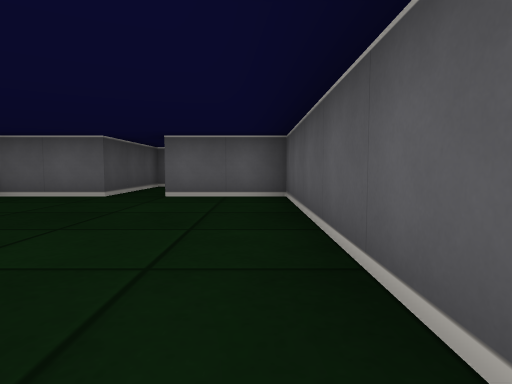
View 1 (above)

13 first-person views from a walk through a cub3D level. The camera is about half as high as the walls, tilts 4° down and sees 75° across. The floor is counted in squares. Each view is taken from the middle of a square. On the plan, view 1 faces up. The plan holds only what a view shows up to about 9 squares ahead; the rest is blank.

View 2
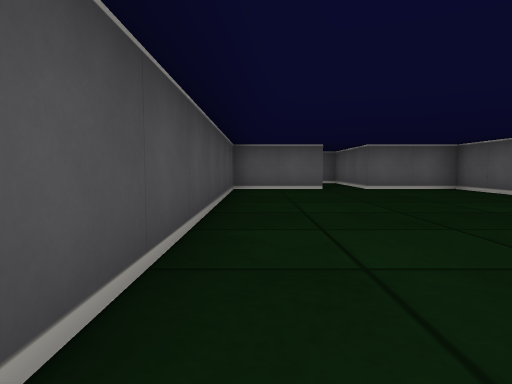

View 3
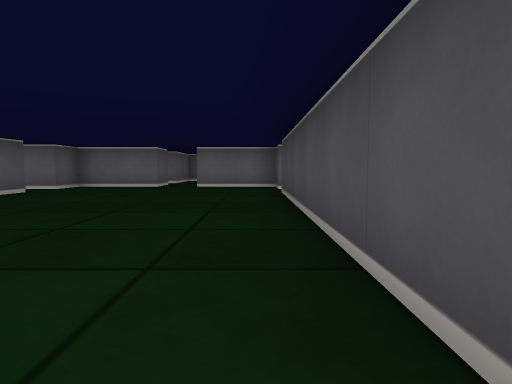

View 4
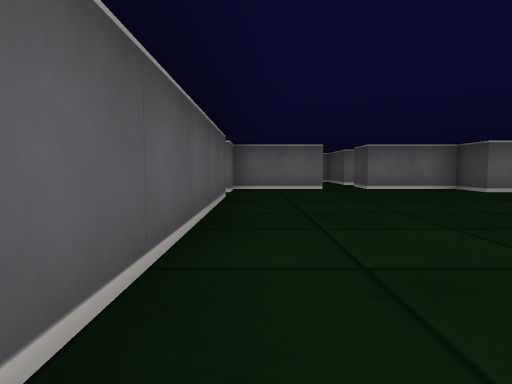

View 5
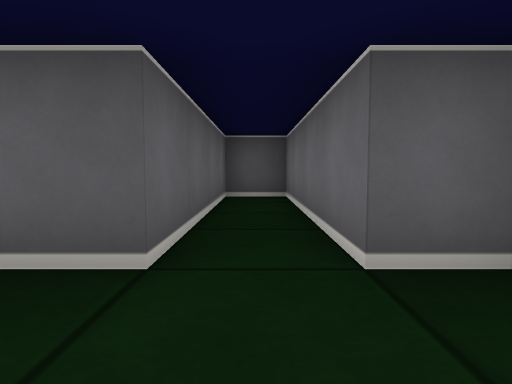

View 6
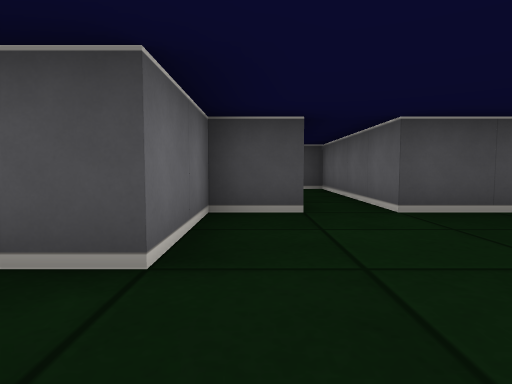

View 7
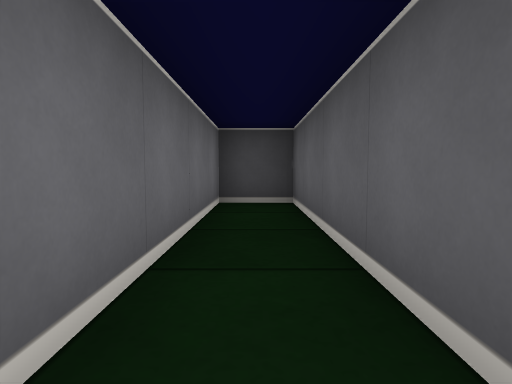

View 8
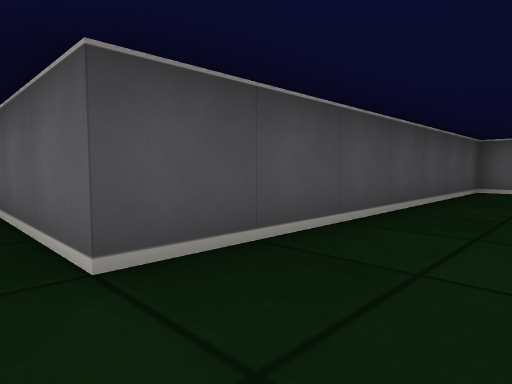

View 9
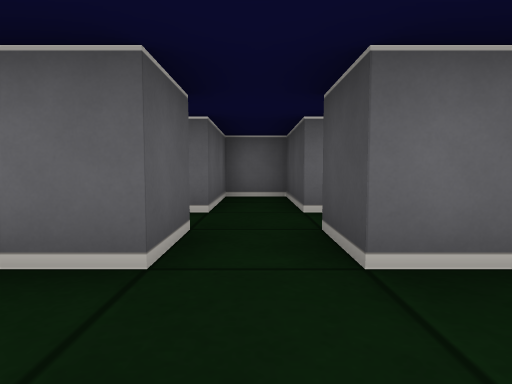

View 10
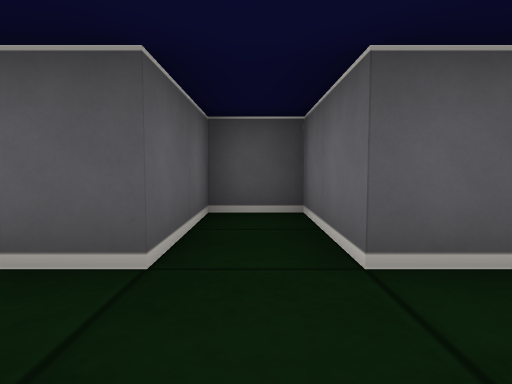

View 11
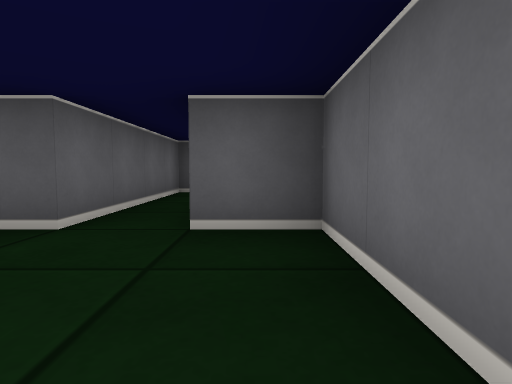

View 12
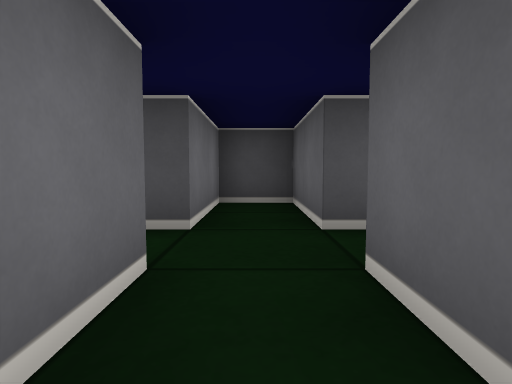

View 13
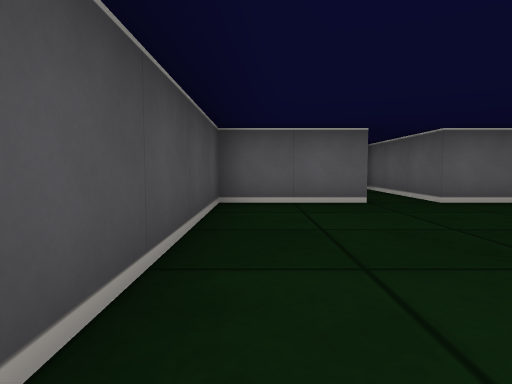

### Floor plan
Points are (right, up) in squares from view 1. A wall is a line through its corners. A room is listed if a view was taken in it or the views show most of it. See-through windows are left out.
Room 1 (views 1, 2, 3, 4, 5, 6, 7, 8, 9, 11, 13)
walls: (-1.5, -3.5) (0.5, -3.5) (0.5, -2.5) (4.5, -2.5) (4.5, -1.5) (0.5, -1.5) (0.5, 5.5) (-1.5, 5.5) (-1.5, 8.5); (-2.5, 8.5) (-2.5, 5.5) (-4.5, 5.5) (-4.5, -1.5) (-8.5, -1.5) (-8.5, -2.5) (-4.5, -2.5) (-4.5, -3.5) (-2.5, -3.5)
ways out: opening at (-2, -4) to room 2
Room 2 (views 10, 12)
walls: (-2.5, -3.5) (-2.5, -4.5) (-4.5, -4.5) (-4.5, -5.5) (-2.5, -5.5) (-2.5, -7.5) (-1.5, -7.5) (-1.5, -5.5) (0.5, -5.5) (0.5, -4.5) (-1.5, -4.5) (-1.5, -3.5)
ways out: opening at (-2, -4) to room 1

Where each view was taken, in squares from view 1:
view 1: 0 up, 0 right, facing up
view 2: 2 down, 4 left, facing up
view 3: 5 up, 4 left, facing down
view 4: 4 up, 0 right, facing down
view 5: 2 down, 1 left, facing right
view 6: 3 down, 1 left, facing left
view 7: 2 down, 4 left, facing left
view 8: 2 down, 3 left, facing up-left
view 9: 2 down, 2 left, facing down
view 10: 5 down, 3 left, facing right
view 11: 3 down, 2 left, facing right
view 12: 5 down, 0 right, facing left
view 13: 1 up, 4 left, facing up
